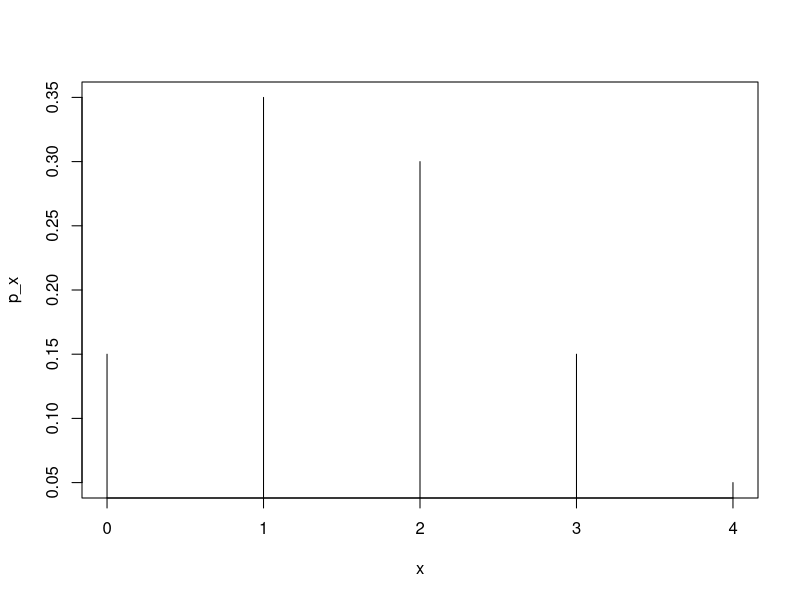
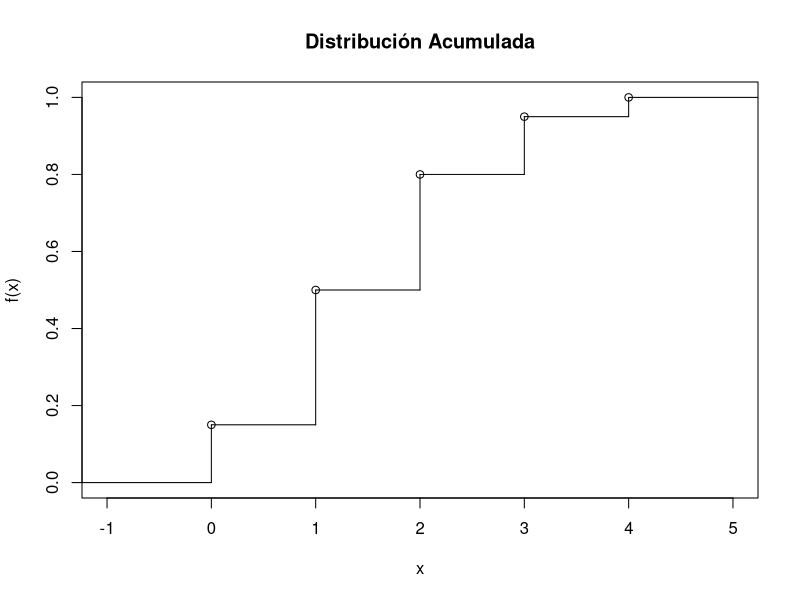

The R script that drew these images, in order:
##Aquí se calcula la media y la varianza poblacionales del ejemplo----
media1=0.15*0 + 0.35*1 + 0.30*2 + 0.15*3 +0.05*4
media2= 0.20*0+ 0.20*1 + 0.30*2 + 0.15*3 +0.15*4
varianza1=0.15*(0-media1)^2 + 0.35*(1-media1)^2 + 0.30*(2-media1)^2 + 0.15*(3-media1)^2 +0.05*(4-media1)^2
varianza2=0.2*(0-media2)^2 + 0.2*(1-media2)^2 + 0.30*(2-media2)^2 + 0.15*(3-media2)^2 +0.15*(4-media2)^2

###
media1
media2
varianza1
varianza2
 ####Note que la población 2 tiene mayor varianza.

## Otra forma de calcularlos es como sigue:
x=c(0,1,2,3,4)
p_x=c(0.15,0.35,0.3,0.15,0.05)
p_x1=c(0.20, 0.20, 0.30,0.15,0.15)
media_1=sum(x*p_x)
varianza_1=sum(((x-media_1)^2)*p_x)
media_1
varianza_1

####Región 2

media_2=sum(x*p_x1)
varianza_2=sum(((x-media_2)^2)*p_x1)
media_2
varianza_2

##Gráfico de la función de distribución ----

plot(x,p_x,type = "h")

###Creando la acumulada
F_x=cumsum(c(0,p_x))
###Gráfico Acumulada ====
plot(stepfun(x,F_x),main="Distribución Acumulada")
